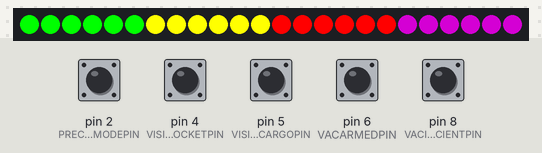
Bench run of a sketch on a simulated Arduino Uno, built with avr-gcc and run on an emulated ATmega328P. Shown: 24 RGB LEDs in strip order, left to right. Inputs (shaded band) come from the test bench; at power-on: pin 2 (PRECISIONMODEPIN), pin 4 (VISIONROCKETPIN), pin 5 (VISIONCARGOPIN), pin 6 (VACARMEDPIN), pin 8 (VACINSUFFICIENTPIN) HIGH.

Above: at 6.2 s.
6.3 s: pin 2 (PRECISIONMODEPIN) pulled LOW for 0.15 s
At 6.41 s:
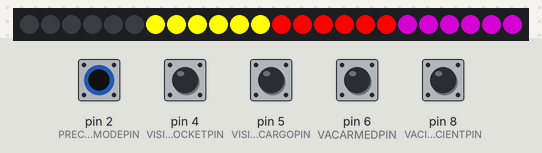
7.9 s: pin 4 (VISIONROCKETPIN) pulled LOW for 0.15 s
At 8.01 s:
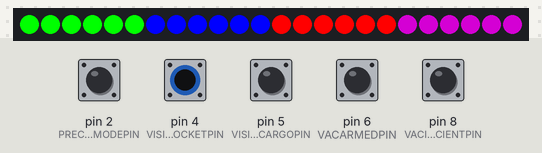
9.5 s: pin 6 (VACARMEDPIN) pulled LOW for 0.15 s
At 9.61 s:
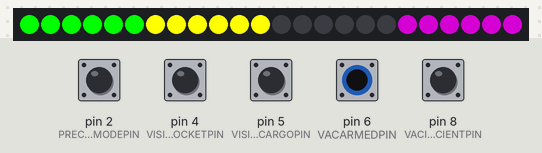
11.1 s: pin 8 (VACINSUFFICIENTPIN) pulled LOW for 0.15 s
At 11.21 s:
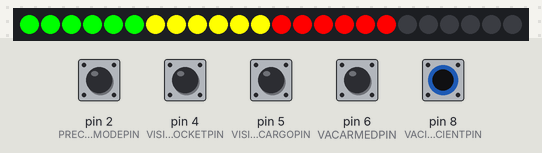
12.7 s: pin 2 (PRECISIONMODEPIN) driven LOW and pin 4 (VISIONROCKETPIN) driven LOW
At 13.2 s:
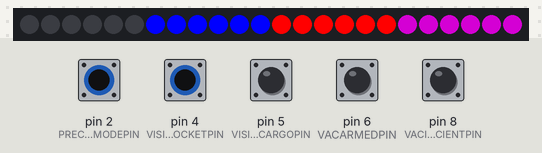
14.2 s: pin 5 (VISIONCARGOPIN) pulled LOW for 0.15 s
At 14.31 s:
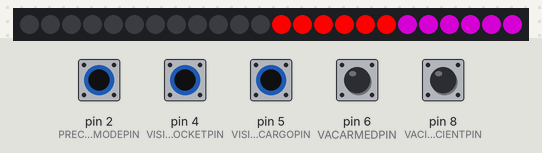
Timing chart, 0 to 16.8 s (numbered marks = the images above; inputs shaded):
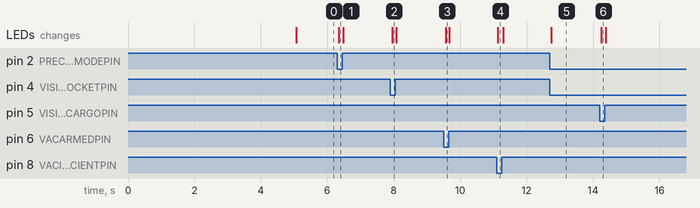

Measured:
- after the input at 6.3 s, the LEDs: change after 0.05 s (image 1)
- after the input at 7.9 s, the LEDs: change after 0.05 s (image 2)
- after the input at 9.5 s, the LEDs: change after 0.06 s (image 3)
- after the input at 11.1 s, the LEDs: change at once (image 4)
- after the input at 12.7 s, the LEDs: change at once (image 5)
- after the input at 14.2 s, the LEDs: change after 0.05 s (image 6)

The sketch:

DeepSpaceLights.ino
```cpp
#include <Adafruit_NeoPixel.h>

/* **********
 *  0t - turn on precision mode
 *  0f - turn off precision mode
 *  1t - white (error?)
 *  1r - vision mode for rocket
 *  1c - vision mode for cargo ship
 *  1f - turn off vision
 *  2t - vacuum insufficient
 *  2f - turn off vacuum light
 *  3t - intake vacuum armed
 *  3f - intake vacuum unarmed
 */

#define NEOPIXELPIN 12

#define PRECISIONMODEPIN 2
#define VISIONROCKETPIN 4
#define VISIONCARGOPIN 5
#define VACARMEDPIN 6
#define VACINSUFFICIENTPIN 8

#define PIXELSPERGROUP 6
#define NUMGROUPS 4

Adafruit_NeoPixel strip= Adafruit_NeoPixel(NUMGROUPS * PIXELSPERGROUP, NEOPIXELPIN, NEO_GRBW + NEO_KHZ800);

uint32_t off =    strip.Color(  0,   0,   0,   0);
uint32_t white =  strip.Color(  0,   0,   0, 127);
uint32_t red =    strip.Color(255,   0,   0,   0);
uint32_t green =  strip.Color(  0, 255,   0,   0);
uint32_t blue =   strip.Color(0,     0, 255,   0);
uint32_t yellow = strip.Color(255, 255,   0,   0);
uint32_t magenta= strip.Color(255,   0, 255,   0);
uint32_t cyan   = strip.Color(  0, 255, 255,   0);
uint32_t orange = strip.Color(255, 165,   0,   0);
uint32_t purple = strip.Color(128,   0, 128,   0);


uint32_t colors[NUMGROUPS] = { green, white, red, purple};
String str;
char grp;

boolean precisionModeLight = false;
boolean visionRocketLight = false;
boolean visionCargoLight = false;
boolean vacArmedLight = false;
boolean vacInsufficientLight = false;

void setup() {
  pinMode(PRECISIONMODEPIN, INPUT_PULLUP);
  pinMode(VISIONROCKETPIN, INPUT_PULLUP);
  pinMode(VISIONCARGOPIN, INPUT_PULLUP);
  pinMode(VACARMEDPIN, INPUT_PULLUP);
  pinMode(VACINSUFFICIENTPIN, INPUT_PULLUP);

  strip.begin();
  stripShow(0, white);
  stripShow(1, white);
  stripShow(2, white);
  stripShow(3, white);

  delay(5000);
}

void loop()
{
  boolean precisionModeNow   = digitalRead(PRECISIONMODEPIN);
  boolean visionRocketNow    = digitalRead(VISIONROCKETPIN);
  boolean visionCargoNow     = digitalRead(VISIONCARGOPIN);
  boolean vacArmedNow        = digitalRead(VACARMEDPIN);
  boolean vacInsufficientNow = digitalRead(VACINSUFFICIENTPIN);

  stripShow(0, precisionModeNow ? green : off);
  stripShow(2, vacArmedNow ? red : off);
  stripShow(3, vacInsufficientNow ? purple : off);

  if (!visionRocketNow && ! visionCargoNow) {
    stripShow(1, off);
  } else {
    stripShow(1, visionRocketNow ? yellow : blue);
  }
}

void stripShow(char group, uint32_t color) {
  if (group < NUMGROUPS) {
    for (int i = 0; i < PIXELSPERGROUP; i++) {
      strip.setPixelColor(group * PIXELSPERGROUP + i, color);
      strip.show();
    }
  } else {
    // This makes no sense. Turn the whole thing white
    for (int i = 0; i < NUMGROUPS; i++) {
      stripShow(i, white);
    }
  }
}

/* **********
//  if (precisionModeNow != precisionModeLight) {
//    stripShow(0, precisionModeNow ? green : off);
//    precisionModeLight = precisionModeNow;
//  }

//  if (vacArmedNow != vacArmedLight) {
//    stripShow(2, vacArmedNow ? red : off);
//    vacArmedLight = vacArmedNow;
//  }

//  if (vacInsufficientNow != vacInsufficientLight) {
//    stripShow(3, vacInsufficientNow ? purple : off);
//    vacInsufficientLight = vacInsufficientNow;
//  }

  // since these two settings control the same light they need to be treated together
//  if (visionRocketNow != visionRocketLight || visionCargoNow != visionCargoLight) {
//    if (!visionRocketNow && !visionCargoNow) {
//      stripShow(1, off);
//    } else if (visionRocketNow && visionCargoNow) {
//      stripShow(1, yellow);   // shouldn't really happen, but technically possible - must be transitioning and hit a rare timing situation
//      return;                 // don't save state - pick it up on the next loop iteration
//    } else {
//      stripShow(1, visionRocketNow ? orange : blue);
//    }

//      stripShow(1, visionRocketNow ? orange : blue);

//    visionRocketLight = visionRocketNow;
//    visionCargoLight = visionCargoNow;
//  }

//  if (Serial.available() > 0)
//  {
//    str = Serial.readStringUntil('\n');
//    grp = str[0] - '0';  // Turn the character into an offset from the number 0
//    switch (str[1]) {
//      case 't':  // most modes are just on / off
//        stripShow(grp, colors[grp]);
//        break;
//      case 'c':  // vision mode for cargo ship
//        stripShow(grp, blue);
//        break;
//      case 'r':  // vision mode for rocket
//        stripShow(grp, orange);
//        break;
//      case 'f':
//      default:
//        stripShow(grp, off);
//    }
//    if (str[1] == 't') {
//      stripShow(grp, colors[grp]);
//    } else {
//    }
//  }
//}

********** */
```
